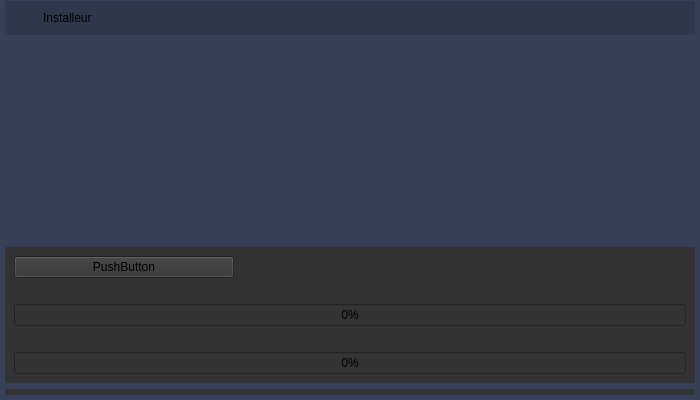
<?xml version="1.0" encoding="UTF-8"?>
<ui version="4.0">
 <class>MainWindow</class>
 <widget class="QMainWindow" name="MainWindow">
  <property name="geometry">
   <rect>
    <x>0</x>
    <y>0</y>
    <width>700</width>
    <height>400</height>
   </rect>
  </property>
  <property name="windowTitle">
   <string>MainWindow</string>
  </property>
  <widget class="QWidget" name="centralwidget">
   <property name="styleSheet">
    <string notr="true">background: rgb(54, 64, 88);</string>
   </property>
   <layout class="QVBoxLayout" name="verticalLayout_2">
    <property name="leftMargin">
     <number>5</number>
    </property>
    <property name="topMargin">
     <number>1</number>
    </property>
    <property name="rightMargin">
     <number>5</number>
    </property>
    <property name="bottomMargin">
     <number>5</number>
    </property>
    <item>
     <layout class="QVBoxLayout" name="verticalLayout">
      <item>
       <widget class="QWidget" name="titleWidget" native="true">
        <property name="styleSheet">
         <string notr="true">background: rgb(46, 55, 76);</string>
        </property>
        <layout class="QHBoxLayout" name="horizontalLayout_4">
         <property name="leftMargin">
          <number>0</number>
         </property>
         <property name="topMargin">
          <number>0</number>
         </property>
         <property name="rightMargin">
          <number>0</number>
         </property>
         <property name="bottomMargin">
          <number>0</number>
         </property>
         <item>
          <layout class="QHBoxLayout" name="horizontalLayout_2">
           <item>
            <widget class="QLabel" name="titleIconLabel">
             <property name="sizePolicy">
              <sizepolicy hsizetype="Fixed" vsizetype="Minimum">
               <horstretch>0</horstretch>
               <verstretch>0</verstretch>
              </sizepolicy>
             </property>
             <property name="minimumSize">
              <size>
               <width>32</width>
               <height>32</height>
              </size>
             </property>
             <property name="text">
              <string notr="true"/>
             </property>
             <property name="pixmap">
              <pixmap resource="../resources.qrc">:/resources/logo_title.png</pixmap>
             </property>
            </widget>
           </item>
           <item>
            <widget class="QLabel" name="titleLabel">
             <property name="sizePolicy">
              <sizepolicy hsizetype="Preferred" vsizetype="Preferred">
               <horstretch>0</horstretch>
               <verstretch>0</verstretch>
              </sizepolicy>
             </property>
             <property name="minimumSize">
              <size>
               <width>0</width>
               <height>0</height>
              </size>
             </property>
             <property name="styleSheet">
              <string notr="true">color: rgb(255, 255, 255);
font-family: &quot;Helvetica&quot;, Helvetica, serif;
font-size: 17px;\n	font-weight: plain;</string>
             </property>
             <property name="text">
              <string>Installeur</string>
             </property>
            </widget>
           </item>
           <item>
            <spacer name="horizontalSpacer">
             <property name="orientation">
              <enum>Qt::Horizontal</enum>
             </property>
             <property name="sizeHint" stdset="0">
              <size>
               <width>40</width>
               <height>20</height>
              </size>
             </property>
            </spacer>
           </item>
           <item>
            <widget class="QPushButton" name="reduceButton">
             <property name="sizePolicy">
              <sizepolicy hsizetype="Fixed" vsizetype="Fixed">
               <horstretch>0</horstretch>
               <verstretch>0</verstretch>
              </sizepolicy>
             </property>
             <property name="minimumSize">
              <size>
               <width>34</width>
               <height>34</height>
              </size>
             </property>
             <property name="styleSheet">
              <string notr="true">QPushButton {
background-color:rgb(46, 55, 76);
border: 0;}
QPushButton:hover {
background-color: rgb(33, 42, 63);
}</string>
             </property>
             <property name="text">
              <string/>
             </property>
             <property name="icon">
              <iconset>
               <normalon>:/resources/minus.png</normalon>
              </iconset>
             </property>
            </widget>
           </item>
           <item>
            <widget class="QPushButton" name="closeButton">
             <property name="sizePolicy">
              <sizepolicy hsizetype="Fixed" vsizetype="Fixed">
               <horstretch>0</horstretch>
               <verstretch>0</verstretch>
              </sizepolicy>
             </property>
             <property name="minimumSize">
              <size>
               <width>34</width>
               <height>34</height>
              </size>
             </property>
             <property name="styleSheet">
              <string notr="true">QPushButton {
background-color:rgb(46, 55, 76);
border: 0;}
QPushButton:hover {
background-color: rgb(33, 42, 63);
}</string>
             </property>
             <property name="text">
              <string/>
             </property>
             <property name="icon">
              <iconset>
               <normalon>:/resources/close.png</normalon>
              </iconset>
             </property>
            </widget>
           </item>
          </layout>
         </item>
        </layout>
       </widget>
      </item>
      <item>
       <widget class="QWidget" name="mainWidget" native="true">
        <property name="sizePolicy">
         <sizepolicy hsizetype="Minimum" vsizetype="Expanding">
          <horstretch>0</horstretch>
          <verstretch>0</verstretch>
         </sizepolicy>
        </property>
        <property name="minimumSize">
         <size>
          <width>0</width>
          <height>10</height>
         </size>
        </property>
        <property name="styleSheet">
         <string notr="true"/>
        </property>
        <layout class="QGridLayout" name="gridLayout_2">
         <property name="leftMargin">
          <number>0</number>
         </property>
         <property name="topMargin">
          <number>0</number>
         </property>
         <property name="rightMargin">
          <number>0</number>
         </property>
         <property name="bottomMargin">
          <number>0</number>
         </property>
         <item row="0" column="0">
          <layout class="QGridLayout" name="gridLayout">
           <item row="0" column="0">
            <widget class="QWidget" name="slideshowWidget" native="true">
             <property name="sizePolicy">
              <sizepolicy hsizetype="Minimum" vsizetype="Fixed">
               <horstretch>0</horstretch>
               <verstretch>200</verstretch>
              </sizepolicy>
             </property>
             <property name="minimumSize">
              <size>
               <width>0</width>
               <height>200</height>
              </size>
             </property>
             <property name="styleSheet">
              <string notr="true"/>
             </property>
             <layout class="QHBoxLayout" name="horizontalLayout">
              <property name="leftMargin">
               <number>0</number>
              </property>
              <property name="topMargin">
               <number>0</number>
              </property>
              <property name="rightMargin">
               <number>0</number>
              </property>
              <property name="bottomMargin">
               <number>0</number>
              </property>
              <item>
               <widget class="QLabel" name="descriptionLabel">
                <property name="styleSheet">
                 <string notr="true">color:#fff;</string>
                </property>
                <property name="text">
                 <string/>
                </property>
                <property name="alignment">
                 <set>Qt::AlignJustify|Qt::AlignVCenter</set>
                </property>
               </widget>
              </item>
              <item>
               <widget class="QLabel" name="imageLabel">
                <property name="sizePolicy">
                 <sizepolicy hsizetype="Fixed" vsizetype="Fixed">
                  <horstretch>0</horstretch>
                  <verstretch>0</verstretch>
                 </sizepolicy>
                </property>
                <property name="minimumSize">
                 <size>
                  <width>500</width>
                  <height>200</height>
                 </size>
                </property>
                <property name="maximumSize">
                 <size>
                  <width>500</width>
                  <height>200</height>
                 </size>
                </property>
                <property name="text">
                 <string/>
                </property>
                <property name="alignment">
                 <set>Qt::AlignCenter</set>
                </property>
               </widget>
              </item>
             </layout>
            </widget>
           </item>
           <item row="2" column="0">
            <widget class="QWidget" name="downloaderWidget" native="true">
             <property name="styleSheet">
              <string notr="true">background-color:#333;</string>
             </property>
            </widget>
           </item>
           <item row="1" column="0">
            <widget class="QWidget" name="dowloaderWidget" native="true">
             <property name="styleSheet">
              <string notr="true">background-color:#333;</string>
             </property>
             <layout class="QGridLayout" name="gridLayout_4">
              <item row="0" column="0">
               <layout class="QGridLayout" name="gridLayout_3">
                <item row="1" column="0" colspan="2">
                 <widget class="QLabel" name="currentFileLabel">
                  <property name="styleSheet">
                   <string notr="true">color:white;</string>
                  </property>
                  <property name="text">
                   <string/>
                  </property>
                 </widget>
                </item>
                <item row="4" column="0" colspan="3">
                 <widget class="QProgressBar" name="totalProgressBar">
                  <property name="value">
                   <number>0</number>
                  </property>
                 </widget>
                </item>
                <item row="0" column="1" colspan="2">
                 <widget class="QLabel" name="serverLabel">
                  <property name="styleSheet">
                   <string notr="true">color:white;</string>
                  </property>
                  <property name="text">
                   <string/>
                  </property>
                 </widget>
                </item>
                <item row="0" column="0">
                 <widget class="QPushButton" name="pushButton">
                  <property name="text">
                   <string>PushButton</string>
                  </property>
                 </widget>
                </item>
                <item row="2" column="0" colspan="3">
                 <widget class="QProgressBar" name="singleProgressBar">
                  <property name="value">
                   <number>0</number>
                  </property>
                  <property name="textVisible">
                   <bool>true</bool>
                  </property>
                 </widget>
                </item>
                <item row="3" column="0">
                 <widget class="QLabel" name="remainingTimeLabel">
                  <property name="styleSheet">
                   <string notr="true">color:#fff;</string>
                  </property>
                  <property name="text">
                   <string/>
                  </property>
                  <property name="alignment">
                   <set>Qt::AlignLeading|Qt::AlignLeft|Qt::AlignVCenter</set>
                  </property>
                 </widget>
                </item>
                <item row="3" column="2">
                 <widget class="QLabel" name="speedLabel">
                  <property name="styleSheet">
                   <string notr="true">color:white;</string>
                  </property>
                  <property name="text">
                   <string/>
                  </property>
                  <property name="alignment">
                   <set>Qt::AlignRight|Qt::AlignTrailing|Qt::AlignVCenter</set>
                  </property>
                 </widget>
                </item>
               </layout>
              </item>
             </layout>
            </widget>
           </item>
          </layout>
         </item>
        </layout>
       </widget>
      </item>
     </layout>
    </item>
   </layout>
  </widget>
 </widget>
 <resources>
  <include location="../resources.qrc"/>
 </resources>
 <connections/>
</ui>
